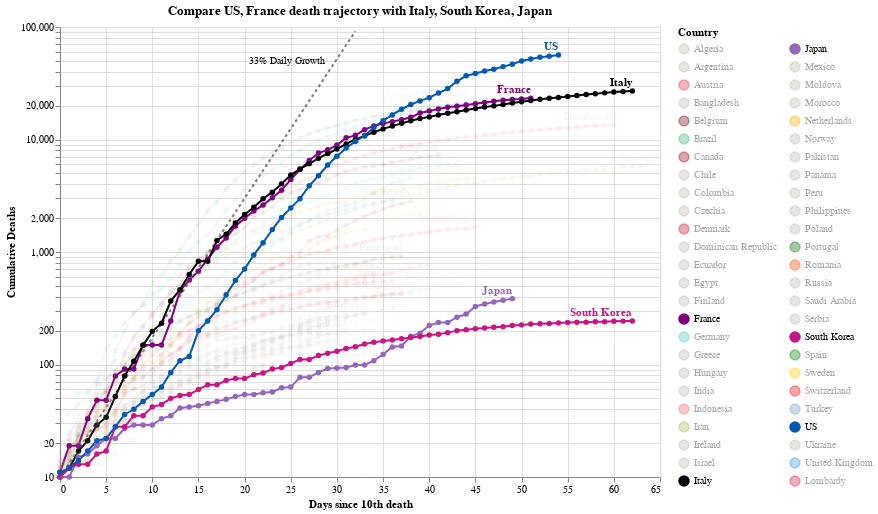

Notebook cell for this chart:
### Code cell
#hide_input
chart3 = make_since_chart(['US', 'France'])
chart3

### Figure 1 — Vega-Lite specification as saved in the notebook (floating-point values rounded to 4 significant figures; data arrays with more than 128 entries replaced by an {"elided": "..."} marker saying what was removed)
{"config": {"view": {"continuousWidth": 400, "continuousHeight": 300}}, "layer": [{"mark": {"type": "line", "color": "black", "opacity": 0.5, "strokeDash": [3, 3]}, "encoding": {"x": {"type": "quantitative", "field": "Days since 10th death"}, "y": {"type": "quantitative", "field": "Confirmed Cases"}}}, {"mark": {"type": "text", "align": "right", "dx": -30, "dy": 30, "fontSize": 10, "text": "33% Daily Growth"}, "encoding": {"x": {"type": "quantitative", "field": "Days since 10th death"}, "y": {"type": "quantitative", "field": "Confirmed Cases"}}, "transform": [{"filter": "(datum['Days since 10th death'] >= 32)"}]}, {"data": {"name": "data-26c67e37831bf126f5133336582368fe"}, "mark": {"type": "line", "point": true}, "encoding": {"color": {"type": "nominal", "field": "Country", "legend": {"columns": 2, "symbolLimit": 100}, "scale": {"domain": ["Algeria", "Argentina", "Austria", "Bangladesh", "Belgium", "Brazil", "Canada", "Chile", "Colombia", "Czechia", "Denmark", "Dominican Republic", "Ecuador", "Egypt", "Finland", "France", "Germany", "Greece", "Hungary", "India", "Indonesia", "Iran", "Ireland", "Israel", "Italy", "Japan", "Mexico", "Moldova", "Morocco", "Netherlands", "Norway", "Pakistan", "Panama", "Peru", "Philippines", "Poland", "Portugal", "Romania", "Russia", "Saudi Arabia", "Serbia", "South Korea", "Spain", "Sweden", "Switzerland", "Turkey", "US", "Ukraine", "United Kingdom", "Lombardy"], "range": ["#C1B7AD", "#C1B7AD", "#ED2939", "#C1B7AD", "#6f0000", "mediumseagreen", "#990000", "#C1B7AD", "#C1B7AD", "#C1B7AD", "#C60C30", "#C1B7AD", "#C1B7AD", "#C1B7AD", "#C1B7AD", "purple", "#4DC6BD", "#C1B7AD", "#C1B7AD", "#C1B7AD", "#FF6666", "#A1BA59", "#C1B7AD", "#C1B7AD", "black", "#9467bd", "#C1B7AD", "#C1B7AD", "#C1B7AD", "orange", "#C1B7AD", "#C1B7AD", "#C1B7AD", "#C1B7AD", "#C1B7AD", "#C1B7AD", "#006600", "#FF4500", "#C1B7AD", "#C1B7AD", "#C1B7AD", "#C71585", "green", "#FFCD00", "#ff0000", "#7499c7", "#0059B3", "#C1B7AD", "#2495D3", "#DC143C"]}}, "opacity": {"condition": {"value": 1, "selection": "selector004"}, "value": 0.05}, "tooltip": [{"type": "nominal", "field": "Country"}, {"type": "temporal", "field": "Date"}, {"type": "quantitative", "field": "Confirmed Cases"}, {"type": "quantitative", "field": "Days since 10th death"}], "x": {"type": "quantitative", "field": "Days since 10th death"}, "y": {"type": "quantitative", "axis": {"title": "Cumulative Deaths"}, "field": "Confirmed Cases", "scale": {"type": "log"}}}, "height": 450, "selection": {"selector004": {"type": "multi", "fields": ["Country"], "bind": "legend", "init": [{"Country": "US"}, {"Country": "France"}, {"Country": "Italy"}, {"Country": "South Korea"}, {"Country": "Japan"}]}}, "width": 600}, {"data": {"name": "data-26c67e37831bf126f5133336582368fe"}, "mark": {"type": "text", "align": "right", "dy": -8, "fontWeight": "bold"}, "encoding": {"color": {"type": "nominal", "field": "Country", "legend": {"columns": 2, "symbolLimit": 100}, "scale": {"domain": ["Algeria", "Argentina", "Austria", "Bangladesh", "Belgium", "Brazil", "Canada", "Chile", "Colombia", "Czechia", "Denmark", "Dominican Republic", "Ecuador", "Egypt", "Finland", "France", "Germany", "Greece", "Hungary", "India", "Indonesia", "Iran", "Ireland", "Israel", "Italy", "Japan", "Mexico", "Moldova", "Morocco", "Netherlands", "Norway", "Pakistan", "Panama", "Peru", "Philippines", "Poland", "Portugal", "Romania", "Russia", "Saudi Arabia", "Serbia", "South Korea", "Spain", "Sweden", "Switzerland", "Turkey", "US", "Ukraine", "United Kingdom", "Lombardy"], "range": ["#C1B7AD", "#C1B7AD", "#ED2939", "#C1B7AD", "#6f0000", "mediumseagreen", "#990000", "#C1B7AD", "#C1B7AD", "#C1B7AD", "#C60C30", "#C1B7AD", "#C1B7AD", "#C1B7AD", "#C1B7AD", "purple", "#4DC6BD", "#C1B7AD", "#C1B7AD", "#C1B7AD", "#FF6666", "#A1BA59", "#C1B7AD", "#C1B7AD", "black", "#9467bd", "#C1B7AD", "#C1B7AD", "#C1B7AD", "orange", "#C1B7AD", "#C1B7AD", "#C1B7AD", "#C1B7AD", "#C1B7AD", "#C1B7AD", "#006600", "#FF4500", "#C1B7AD", "#C1B7AD", "#C1B7AD", "#C71585", "green", "#FFCD00", "#ff0000", "#7499c7", "#0059B3", "#C1B7AD", "#2495D3", "#DC143C"]}}, "opacity": {"condition": {"value": 1, "selection": "selector004"}, "value": 0.05}, "text": {"type": "nominal", "field": "Country"}, "tooltip": [{"type": "nominal", "field": "Country"}, {"type": "temporal", "field": "Date"}, {"type": "quantitative", "field": "Confirmed Cases"}, {"type": "quantitative", "field": "Days since 10th death"}], "x": {"type": "quantitative", "field": "Days since 10th death"}, "y": {"type": "quantitative", "axis": {"title": "Cumulative Deaths"}, "field": "Confirmed Cases", "scale": {"type": "log"}}}, "height": 450, "transform": [{"filter": "(datum['Date'] >= 1587945600000)"}], "width": 600}], "data": {"name": "data-0a6188da4b4d8d0acbf23ae2b2e41aa8"}, "title": "Compare US, France death trajectory with Italy, South Korea, Japan", "$schema": "https://vega.github.io/schema/vega-lite/v4.8.1.json", "datasets": {"data-0a6188da4b4d8d0acbf23ae2b2e41aa8": [{"Days since 10th death": 0, "Confirmed Cases": 10.0}, {"Days since 10th death": 1, "Confirmed Cases": 13.3}, {"Days since 10th death": 2, "Confirmed Cases": 17.69}, {"Days since 10th death": 3, "Confirmed Cases": 23.53}, {"Days since 10th death": 4, "Confirmed Cases": 31.29}, {"Days since 10th death": 5, "Confirmed Cases": 41.62}, {"Days since 10th death": 6, "Confirmed Cases": 55.35}, {"Days since 10th death": 7, "Confirmed Cases": 73.61}, {"Days since 10th death": 8, "Confirmed Cases": 97.91}, {"Days since 10th death": 9, "Confirmed Cases": 130.2}, {"Days since 10th death": 10, "Confirmed Cases": 173.2}, {"Days since 10th death": 11, "Confirmed Cases": 230.3}, {"Days since 10th death": 12, "Confirmed Cases": 306.4}, {"Days since 10th death": 13, "Confirmed Cases": 407.4}, {"Days since 10th death": 14, "Confirmed Cases": 541.9}, {"Days since 10th death": 15, "Confirmed Cases": 720.7}, {"Days since 10th death": 16, "Confirmed Cases": 958.6}, {"Days since 10th death": 17, "Confirmed Cases": 1275.0}, {"Days since 10th death": 18, "Confirmed Cases": 1696.0}, {"Days since 10th death": 19, "Confirmed Cases": 2255.0}, {"Days since 10th death": 20, "Confirmed Cases": 2999.0}, {"Days since 10th death": 21, "Confirmed Cases": 3989.0}, {"Days since 10th death": 22, "Confirmed Cases": 5306.0}, {"Days since 10th death": 23, "Confirmed Cases": 7056.0}, {"Days since 10th death": 24, "Confirmed Cases": 9385.0}, {"Days since 10th death": 25, "Confirmed Cases": 12480.0}, {"Days since 10th death": 26, "Confirmed Cases": 16600.0}, {"Days since 10th death": 27, "Confirmed Cases": 22080.0}, {"Days since 10th death": 28, "Confirmed Cases": 29370.0}, {"Days since 10th death": 29, "Confirmed Cases": 39060.0}, {"Days since 10th death": 30, "Confirmed Cases": 51950.0}, {"Days since 10th death": 31, "Confirmed Cases": 69090.0}, {"Days since 10th death": 32, "Confirmed Cases": 91890.0}], "data-26c67e37831bf126f5133336582368fe": {"elided": "1938 records"}}}
